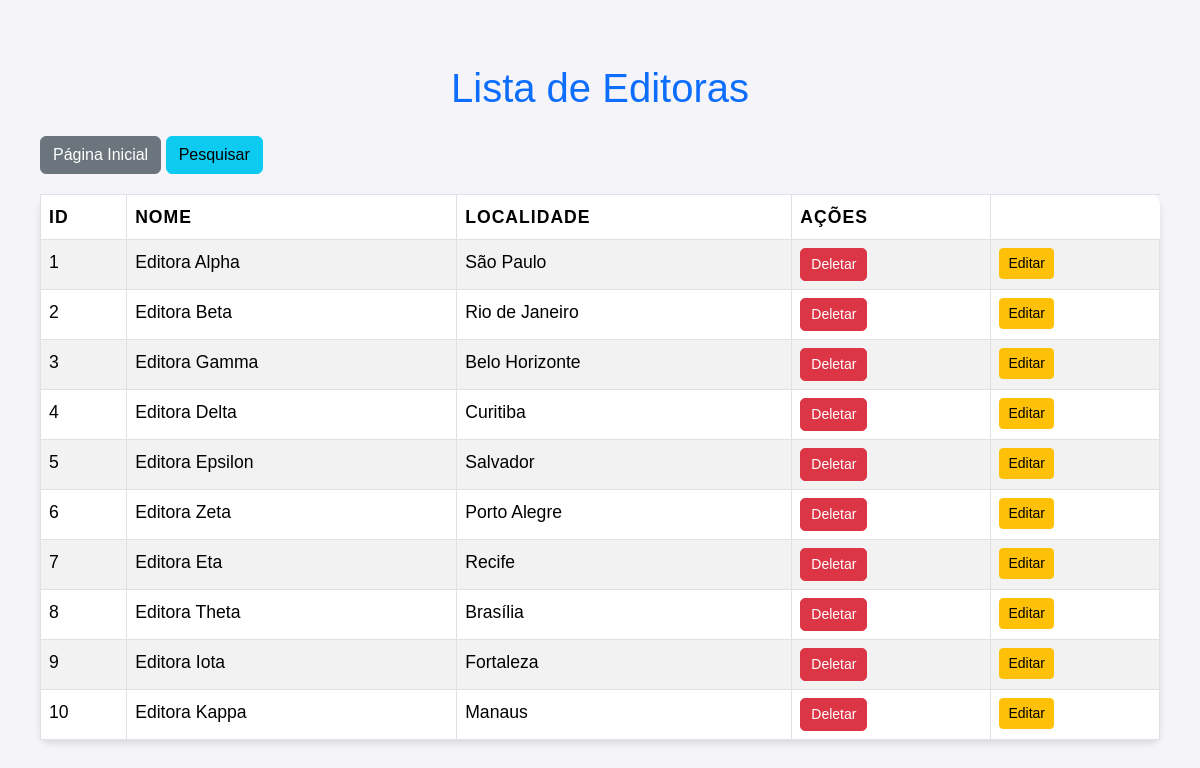
/editorasql.php (signed in), run on the app's committed database.
### tables this page shows
CREATE TABLE IF NOT EXISTS `editora` (
  `ideditora` INT NOT NULL AUTO_INCREMENT,
  `nome` VARCHAR(100) NOT NULL,
  `localidade` VARCHAR(150) NOT NULL,
  PRIMARY KEY (`ideditora`),
  UNIQUE INDEX `ideditora_UNIQUE` (`ideditora` ASC) VISIBLE);

### public/editorasql.php (the view, shortened to what this page needs)
<!DOCTYPE html>
<html lang="pt-br">
<head>
    <link href="https://cdn.jsdelivr.net/npm/bootstrap@5.3.3/dist/css/bootstrap.min.css" rel="stylesheet">
    <link rel="stylesheet" href="./css/estilo.css">
</head>
<body>
    <div class="container">
        <h1 class="text-center text-primary my-4">Lista de Editoras</h1>
        <div class="mb-3">
            <a href="home.php" class="btn btn-secondary">Página Inicial</a>
            <a href="../controle/pesquisareditora.php" class="btn btn-info">Pesquisar</a>
        </div>
        <table class="table table-bordered table-striped table-hover">
            <thead class="thead-dark">
                <tr>
                    <th>ID</th>
                    <th>Nome</th>
                    <th>Localidade</th>
                    <th>Ações</th>
                </tr>
            </thead>
            <tbody>
                <?php
                require_once "../controle/conexao.php";
                $campo = 'ideditora';
                $tabela = 'editora';
                $loc = 'editorasql.php';
                $sql = "SELECT * FROM editora";
                $resultados = mysqli_query($conexao, $sql);
                while ($linha = mysqli_fetch_array($resultados)) {
                    $id = $linha['ideditora'];
                    $nome = $linha['nome'];
                    $localidade = $linha['localidade'];
                    echo "<tr>";
                    echo "<td>{$id}</td>";
                    echo "<td>{$nome}</td>";
                    echo "<td>{$localidade}</td>";
                    echo "<td>
                            <a href='../controle/deletar.php?id={$id}&campo={$campo}&tabela={$tabela}&loc={$loc}' class='btn btn-danger btn-sm'>Deletar</a>
                        </td>";
                    echo "<td>
                            <a href='editoras.php?id={$linha['ideditora']}' class='btn btn-warning btn-sm'>Editar</a>
                        </td>";
                    echo "</tr>";
                }
                ?>
            </tbody>
        </table>
    </div>
</body>
</html>

### public/css/estilo.css (style rules this page uses)
* { margin: 0; padding: 0; box-sizing: border-box; }
:root { --cor-principal: #007BFF; --cor-secundaria: #4CAF50; --cor-accent: #f44336; --cor-background: #f4f4f9; --cor-texto: #333; }
body { font-family: 'Arial', sans-serif; font-size: 16px; color: var(--cor-texto); background-color: var(--cor-background); line-height: 1.6; margin: 0; padding: 20px; }
.container { margin: 0 auto; padding: 20px; max-width: 1200px; }
h1 { text-align: center; margin: 30px 0 20px 0; font-size: 2.5rem; color: var(--cor-secundaria); }
a { text-decoration: none; color: #ffffff; background-color: var(--cor-principal); padding: 10px 15px; border-radius: 5px; transition: background-color 0.3s ease, transform 0.3s ease; }
table { width: 100%; margin-top: 20px; border-collapse: collapse; background-color: #ffffff; border-radius: 10px; box-shadow: 0px 4px 6px rgba(0, 0, 0, 0.1); }
th, td { padding: 12px 20px; text-align: left; border-bottom: 2px solid #ddd; font-size: 1.1em; color: var(--cor-texto); }
th { background-color: var(--cor-principal); color: #fff; font-weight: bold; text-transform: uppercase; letter-spacing: 1px; }
tr:nth-child(odd) { background-color: #f9f9f9; }
tr:nth-child(even) { background-color: #f3f3f3; }
a[href*="deletar"] { background-color: #dc3545; color: white; padding: 5px 10px; border-radius: 5px; transition: background-color 0.3s ease; }

### data on the page
editora: ideditora "1", nome "Editora Alpha", localidade "São Paulo"
editora: ideditora "2", nome "Editora Beta", localidade "Rio de Janeiro"
editora: ideditora "3", nome "Editora Gamma", localidade "Belo Horizonte"
editora: ideditora "4", nome "Editora Delta", localidade "Curitiba"
editora: ideditora "5", nome "Editora Epsilon", localidade "Salvador"
editora: ideditora "6", nome "Editora Zeta", localidade "Porto Alegre"
editora: ideditora "7", nome "Editora Eta", localidade "Recife"
editora: ideditora "8", nome "Editora Theta", localidade "Brasília"
editora: ideditora "9", nome "Editora Iota", localidade "Fortaleza"
editora: ideditora "10", nome "Editora Kappa", localidade "Manaus"
